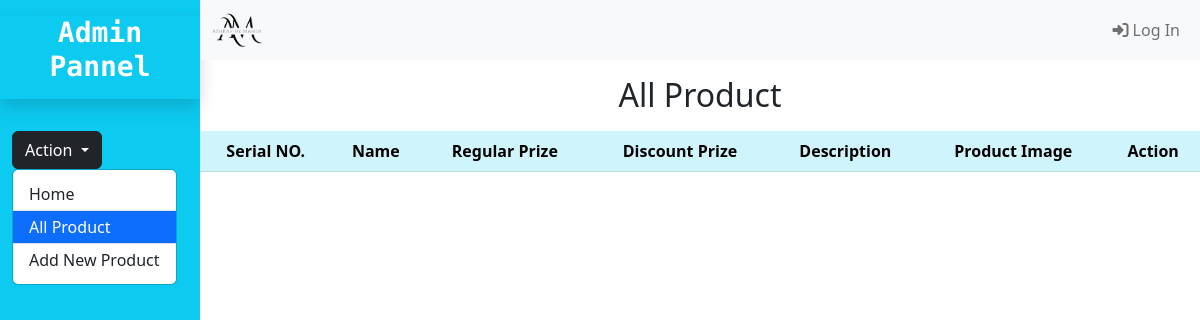
/admin/allProduct.php?pageNo=1, run on an earlier commit of the app's database.
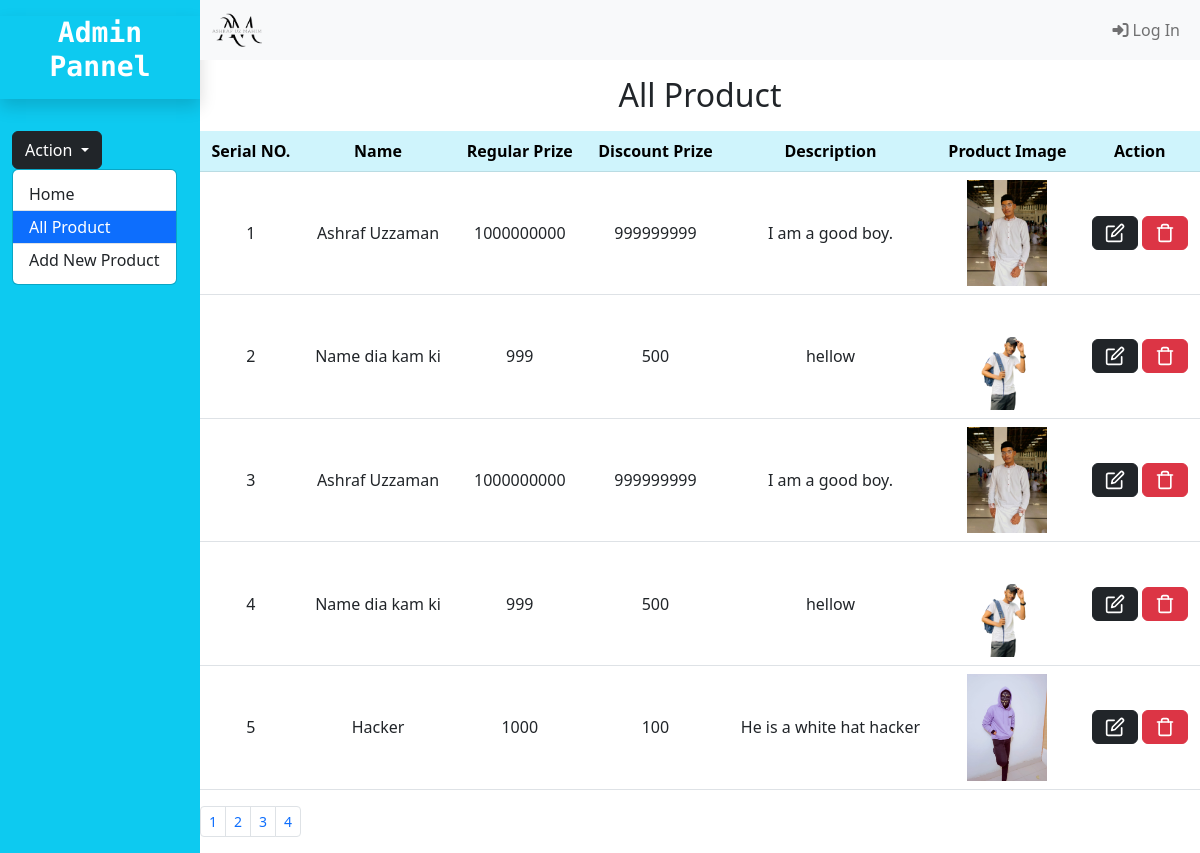
And on a later commit of the database.
### tables this page shows
CREATE TABLE `products` (
  `id` int(255) NOT NULL,
  `name` char(100) NOT NULL,
  `prize` int(100) NOT NULL,
  `discount_prize` int(100) NOT NULL,
  `description` varchar(255) NOT NULL,
  `img` varchar(255) NOT NULL,
  `created_at` timestamp NOT NULL DEFAULT current_timestamp()
);

### admin/allProduct.php (the view, shortened to what this page needs)
<?php
include_once("header.php");
$getProductReadQuery = "SELECT * FROM `products`";
$getProductRead = dataBaseInput::$connection->query($getProductReadQuery);
?>
<div class="container-fluid">
    <div class="row">
        <div class="col-6 col-md-2 bg-info text-white min-vh-100">
            <?php
            include_once("./sidebar.php");
            ?>
        </div>
        <div class="col-10 p-0">
            <?php
            include_once("./navbar.php");
?>
            <div class="text-dark mx-auto text-center col-xxl-10">
                <h2 class="my-3">All Product</h2>
                <?php
                if ($getProductRead->num_rows >= 0 || $getProductRead):
                    $pageNo = $_GET['pageNo'];
                    $totalProduct = $getProductRead->num_rows;
                    $productPerPage = 5;
                    $totalPage = ceil($totalProduct / $productPerPage);
                    $startPoint = ($pageNo -1) * $productPerPage;
                    $getProductReadQuery = "SELECT * FROM `products` LIMIT $startPoint, $productPerPage";
                    $getProductRead = dataBaseInput::$connection->query($getProductReadQuery);
                    ?>
                <table class="table table-hover">
                    <tr class="table-info">
                        <th>Serial NO.</th>
                        <th>Name</th>
                        <th>Regular Prize</th>
                        <th>Discount Prize</th>
                        <th>Description</th>
                        <th>Product Image</th>
                        <th>Action</th>
                    </tr>
                    <?php
                    $serialNo = $startPoint +1;
                    while ($data = $getProductRead->fetch_object()) :
                    ?>
                    <tr>
                        <td class="align-middle">
                            <?= $serialNo ?>
                        </td>
                        <td class="align-middle"><?= $data->name ?></td>
                        <td class="align-middle"><?= $data->prize ?></td>
                        <td class="align-middle"><?= $data->discount_prize ?></td>
                        <td class="align-middle"><?= $data->description ?></td>
                        <td class="align-middle"><img src="<?= "." . $data->img ?>" class="img-fluid" alt="" height="80"
                                width="80"></td>
                        <td class="align-middle">
                            <a href="" class="btn btn-dark">
                            </a>
                            <a href="" class="btn btn-danger">
                            </a>
                        </td>
                    </tr>
                    <?php
                        ++$serialNo;
                         endwhile ?>
                </table>
                <nav>
                    <ul class="pagination pagination-sm">
                        <?php for ($i=1; $i <= $totalPage ; $i++): ?>
                        <li class="page-item" aria-current="page" style="cursor: pointer;">
                            <a class="page-link" href="<?= "$pageName?pageNo=$i" ?>"><?= $i ?></a>
                        </li>
                        <?php endfor ?>
                    </ul>
                </nav>
                <?php endif ?>
            </div>
        </div>
    </div>
</div>
<?php include_once("footer.php") ?>

### admin/header.php (shortened to what this page needs)
<?php
$pageName = basename($_SERVER['PHP_SELF']);
?>
<!DOCTYPE html>
<html lang="en">
<head>
    <link href="https://cdn.jsdelivr.net/npm/bootstrap@5.2.2/dist/css/bootstrap.min.css" rel="stylesheet">
    <link rel="stylesheet" href="https://cdnjs.cloudflare.com/ajax/libs/font-awesome/6.2.0/css/all.min.css">
    <link rel="stylesheet" type="text/css" href="./css/style.css">
    <link href="https://cdnjs.cloudflare.com/ajax/libs/toastr.js/2.0.1/css/toastr.css" rel="stylesheet" />
</head>
<body>

### admin/sidebar.php
<div class="row">
    <span class="fw-bold h3 text-center my-3 pb-3 shadow" style="font-family: 'Roboto Mono', monospace;"><a href="./"
            class="text-white text-decoration-none">Admin Pannel</a>
    </span>
    <section>
        <div class="dropdown mt-3">
            <span class="dropdown-toggle btn btn-dark" data-bs-toggle="dropdown" aria-expanded="false">
                Action
            </span>
            <ul
                class="dropdown-menu <?= $pageName == "allProduct.php" || $pageName == "addNewProduct.php" ? "show" : null ?>">
                <li>
                    <a href="../index.php" class="dropdown-item border-bottom">Home</a>
                </li>
                <li>
                    <a class="dropdown-item border-bottom <?= $pageName == "allProduct.php" ? "active" : null ?>"
                        href="./allProduct.php">All Product</a>
                </li>
                <li>
                    <a class="dropdown-item <?=  $pageName == "addNewProduct.php" ? "active" : null ?>"
                        href="./addNewProduct.php">Add New Product</a>
                </li>
            </ul>
        </div>
    </section>
</div>

### admin/navbar.php
<nav class="navbar navbar-expand-lg bg-light">
    <div class="container-fluid iconDiv">
        <a class="navbar-brand" href="./">
            <img src="../images/webLogo.png" width="50px" alt="icon">
        </a>
        <div>
            <ul class="navbar-nav ms-auto mb-2 mb-lg-0">
                <?php if(isset($_SESSION['all users'])){
                    $Semail_Phn = $_SESSION['all users']['email_or_mobile'];
                    $check_user_img_query = "SELECT * FROM `all users` WHERE `email_or_mobile` = '$Semail_Phn'";
                    $check_user_img = dataBaseInput::$connection->query($check_user_img_query);
                    $user_img = $check_user_img->fetch_object();
                    ?>
                <li class="nav-item dropdown my-auto d-none d-lg-block">
                    <a class="nav-link" href="" role="button" data-bs-toggle="dropdown" aria-expanded="true">
                        <img src="
                        <?php
                         if((empty($_SESSION['all users']['img']))){
                            if(($_SESSION['all users']['gender']) === "Male"){
                               echo '../Images/image-empty-male.png';
                            }elseif(($_SESSION['all users']['gender']) === "Female"){
                                echo '../Images/image-empty-female-cartoon.png';
                            }else{
                                echo '../Images/hijla.jpg';
                            }
                         }else{
                           echo ".". $user_img->img;
                         }
                        ?>" alt="" class="img-fluid rounded-circle border border-primary"
                            style="width:40px; height:40px; object-fit: cover;">
                    </a>
                    <ul class="dropdown-menu" style="right: 0; left: auto;">
                        <li><a class="dropdown-item" href="../updateProfile.php"><i class="fa-solid fa-wrench"></i>
                                Update Profile</a></li>
                        <li>
                            <a class="dropdown-item" href="../changePass.php">
                                <i class="fa-solid fa-key"></i> Change
                                password
                            </a>
                        </li>
                        <li>
                            <hr class="dropdown-divider">
                        </li>
                        <li><a class="dropdown-item" href="../logOut.php"><i class="fa-solid fa-right-from-bracket"></i>
                                Log Out</a>
                        </li>
                    </ul>
                </li><samp></samp>
                <?php }elseif((!isset($_SESSION['all users']))) {?>
                <li class="nav-item my-auto">
                    <a class="nav-link" href="../login.php"><i class="fa-solid fa-right-to-bracket"></i> Log In</a>
                </li>
                <?php } ?>
            </ul>
        </div>
    </div>
</nav>

### admin/footer.php (shortened to what this page needs)
</body>
</html>

What changed in the data, as far as the page shows it:
added products: name "Ashraf Uzzaman", prize "1000000000", discount_prize "999999999", description "I am a good boy.", img (picture)
added products: name "Name dia kam ki", prize "999", discount_prize "500", description "hellow", img (picture)
added products: name "Ashraf Uzzaman", prize "1000000000", discount_prize "999999999", description "I am a good boy.", img (picture)
added products: name "Name dia kam ki", prize "999", discount_prize "500", description "hellow", img (picture)
added products: name "Hacker", prize "1000", discount_prize "100", description "He is a white hat hacker", img (picture)
Also different on the page:
new list line: "1"
new list line: "2"
new list line: "3"
new list line: "4"
